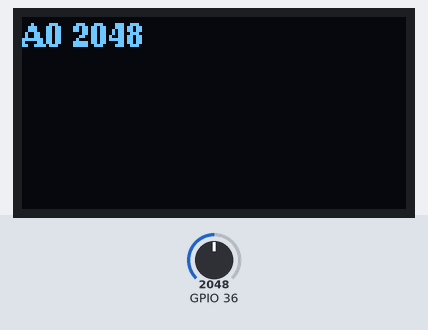
A sketch run on a simulated ESP32. On the bench: 128×64 one-colour display. Inputs (shaded band) come from the test bench; at power-on: GPIO 36 = 2048.

Above: at 1.8 s.
1.9 s: GPIO 36 set to 2866
At 2.5 s:
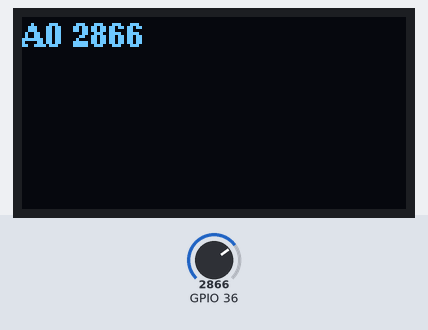
3.6 s: GPIO 36 set to 3603
At 4.7 s:
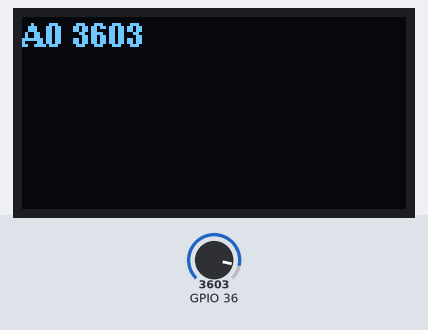
5.6 s: GPIO 36 set to 4095
At 6.9 s:
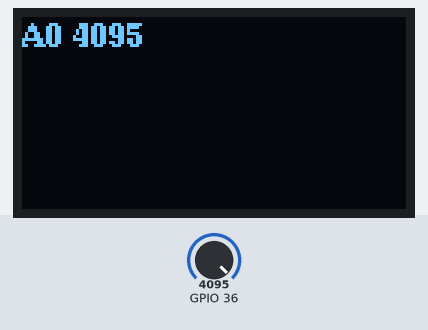
Timing chart, 0 to 8.6 s (numbered marks = the images above; inputs shaded):
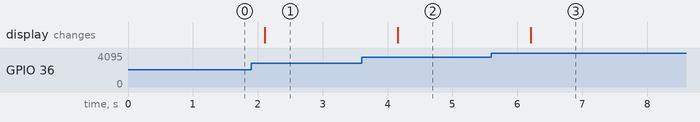

The sketch:

AirQuality.ino.ino
```cpp
#include <Arduino.h>
#include <U8g2lib.h>

#ifdef U8X8_HAVE_HW_SPI
//#include <SPI.h>
#endif

#ifdef U8X8_HAVE_HW_I2C
#include <Wire.h>
#endif

//U8G2_SSD1306_128X64_NONAME_F_4W_SW_SPI u8g2(U8G2_R0, /* clock=*/ 13, /* data=*/ 11, /* cs=*/ 10, /* dc=*/ 9, /* reset=*/ 8);
//U8G2_SSD1306_128X64_NONAME_F_4W_HW_SPI u8g2(U8G2_R0, /* cs=*/ 12, /* dc=*/ 4, /* reset=*/ 6);	// Arduboy (Production, Kickstarter Edition)
//U8G2_SSD1306_128X64_NONAME_F_4W_HW_SPI u8g2(U8G2_R0, /* cs=*/ 10, /* dc=*/ 9, /* reset=*/ 8);
//U8G2_SSD1306_128X64_NONAME_F_3W_SW_SPI u8g2(U8G2_R0, /* clock=*/ 13, /* data=*/ 11, /* cs=*/ 10, /* reset=*/ 8);
//U8G2_SSD1306_128X64_NONAME_F_SW_I2C u8g2(U8G2_R0, /* clock=*/ 13, /* data=*/ 11, /* reset=*/ 8);
//U8G2_SSD1306_128X64_NONAME_F_6800 u8g2(U8G2_R0, 13, 11, 2, 3, 4, 5, 6, A4, /*enable=*/ 7, /*cs=*/ 10, /*dc=*/ 9, /*reset=*/ 8);
//U8G2_SSD1306_128X64_NONAME_F_8080 u8g2(U8G2_R0, 13, 11, 2, 3, 4, 5, 6, A4, /*enable=*/ 7, /*cs=*/ 10, /*dc=*/ 9, /*reset=*/ 8);
//U8G2_SSD1306_128X64_VCOMH0_F_4W_HW_SPI u8g2(U8G2_R0, /* cs=*/ 10, /* dc=*/ 9, /* reset=*/ 8);	// same as the NONAME variant, but maximizes setContrast() range

//U8G2_SSD1306_128X64_NONAME_F_SW_I2C u8g2(U8G2_R0, /* clock=*/ 16, /* data=*/ 17, /* reset=*/ U8X8_PIN_NONE);   // ESP32 Thing, pure SW emulated I2C
//U8G2_SSD1306_128X64_NONAME_F_HW_I2C u8g2(U8G2_R0, /* reset=*/ U8X8_PIN_NONE, /* clock=*/ 16, /* data=*/ 17);   // ESP32 Thing, HW I2C with pin remapping

U8G2_SSD1306_128X64_NONAME_2_HW_I2C u8g2(U8G2_R0, /* reset=*/ U8X8_PIN_NONE);
//U8G2_SSD1306_128X64_NONAME_1_SW_I2C u8g2(U8G2_R0, /* clock=*/ SCL, /* data=*/ SDA, /* reset=*/ U8X8_PIN_NONE);   // All Boards without Reset of the Display

// End of constructor list


int val=0;

void setup(void)
{
  u8g2.begin();
  //Serial.begin(19200);              //  setup serial
}

void loop(void)
{
  val = analogRead(A0);     // read the input pin
  //Serial.println(val);

  char szString[80];
  sprintf(szString,"A0 %d",val);
  u8g2.clearBuffer();					// clear the internal memory
  u8g2.setFont(u8g2_font_ncenB08_tr);	// choose a suitable font
  u8g2.drawStr(0,10,szString);	// write something to the internal memory
  u8g2.sendBuffer();					// transfer internal memory to the display
  delay(1000);
}
```

Measured:
- after the input at 1.9 s, the display: changes after 0.21 s (image 1)
- after the input at 3.6 s, the display: changes after 0.56 s (image 2)
- after the input at 5.6 s, the display: changes after 0.61 s (image 3)
